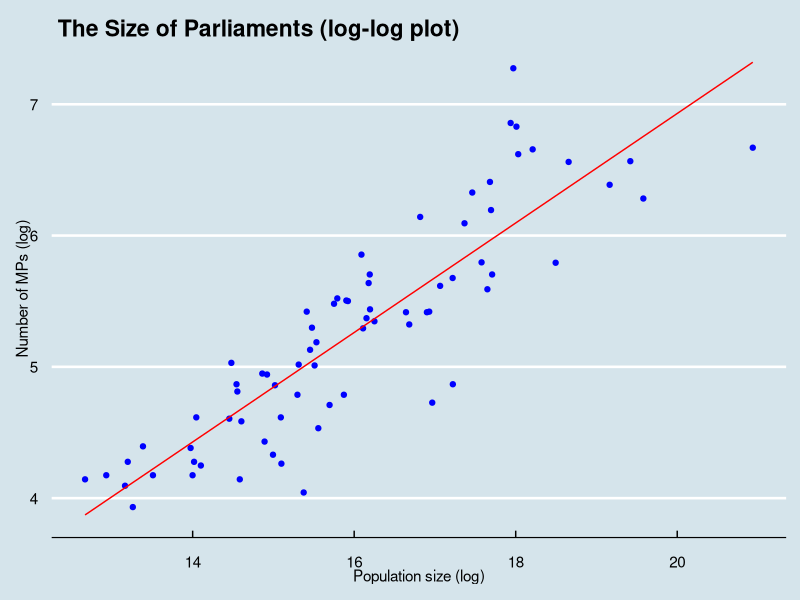
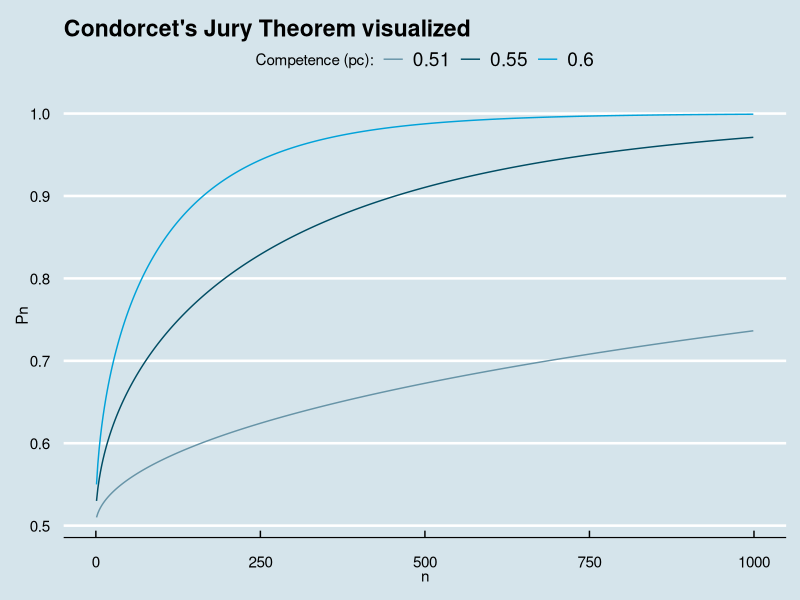

Source code (R) for these figures, in order:
library(tidyverse)
library(ggthemes)

  ## 
# code for Figure 1: The size of parliaments (log-log plot)
#----------------------------------------------------------------------  
# load data from files
d_index <- read.csv2("list_of_democracies.csv",header = TRUE)
parl_size <- read.csv2("size_of_parliament.csv",header = TRUE)

# rename columns
colnames(parl_size) <- c("country","size_parlament","population")
colnames(d_index) <- c("country","democracy_index")

# individually fix non-matching country names
parl_size[25,1] <- "United States of America"
parl_size[50,1] <- "South Korea"
parl_size[153,1] <- "Cabo Verde"
parl_size[168,1] <- "Bosnia and Hercegovina"
parl_size[174,1] <- "Gambia"

# merge to generate the relevant data frame
data <- left_join(d_index,parl_size, by=c("country"="country"))

# convert the data to numeric values
data[,2]<- as.numeric(gsub(",", "", data[,2]))
data[,3]<- as.numeric(gsub(",", "", data[,3]))                  
data[,4]<- as.numeric(gsub(",", "", data[,4]))  

# apply log for log-log plot
size_parlament <- log(data$size_parlament)
population <- log(data$population)

# create data frame for log-log plot
df <- data.frame(logPopulation=population,logParlamentSize=size_parlament)

# estimate a linear model
reg <- lm(size_parlament~population,data = df)

# add fitted values to data frame
df <- data.frame(logPopulation=population,logParlamentSize=size_parlament,fit=reg$fitted.values)

# look at the estimated parameters for the model: P = a*N^theta
a <- exp(reg$coefficients[1])
a
theta <- reg$coefficients[2]
theta

# plot the log-log plot
ggplot(data=df, aes(x=logPopulation))+
  geom_point(aes(y=logParlamentSize), color="blue")+
  geom_line(aes(y=fit),color="red")+
  ggtitle(" The Size of Parliaments (log-log plot)")+
  labs(y = "Number of MPs (log)", x = "Population size (log)")+
  theme_economist() +
  scale_colour_economist()


#------------------------------------------------------------------------------------------
  ## 
# code for Figure 2: Condorcet's Jury Theorem visualized
 
# we write a function to calculate the probability Pn that the majority vote 
# chooses the correct alternative.
  
Condrcet_jury <- function(n,p) {
  
  Pn <- 0
  voters <- c(seq(1,n,1))
  voter_to_win <- voters[((length(voters)+1)/2):length(voters)]
  for(i in voter_to_win){
    
    x <- choose(n,i)*(p)^(i)*(1-p)^(n-i)
    Pn <- Pn +x
    
  }
  return(Pn)
}
# define the parameters:
n <- c(seq(1,1000,2)) # the size of the jury

p1 <- 0.51 # different levels of competence
p2 <- 0.53
p3 <- 0.55

# create a data frame
Condorcets_Jury_Teorem <- data.frame(number_of_voters=n,Pn_0.51=NA, Pn_0.55=NA, Pn_0.6=NA)

# and run the calculation
counter <- 1
for (i in n){
  Condorcets_Jury_Teorem$Pn_0.51[counter] <- Condrcet_jury(i,p1)
  Condorcets_Jury_Teorem$Pn_0.55[counter] <- Condrcet_jury(i,p2)
  Condorcets_Jury_Teorem$Pn_0.6[counter] <- Condrcet_jury(i,p3)
  counter <- counter + 1
}

# plot the results
ggplot(data = Condorcets_Jury_Teorem, aes(x = number_of_voters))+
  geom_line(aes(y=Pn_0.51,color="0.51"))+
  geom_line(aes(y=Pn_0.55,color="0.55"))+
  geom_line(aes(y=Pn_0.6,color="0.6"))+
  labs(y = "Pn", x = "n")+
  labs(color = "Competence (pc):")+
  ggtitle("Condorcet's Jury Theorem visualized")+
  theme_economist() +
  scale_colour_economist()

#--------------------------------------------------------------------------------

